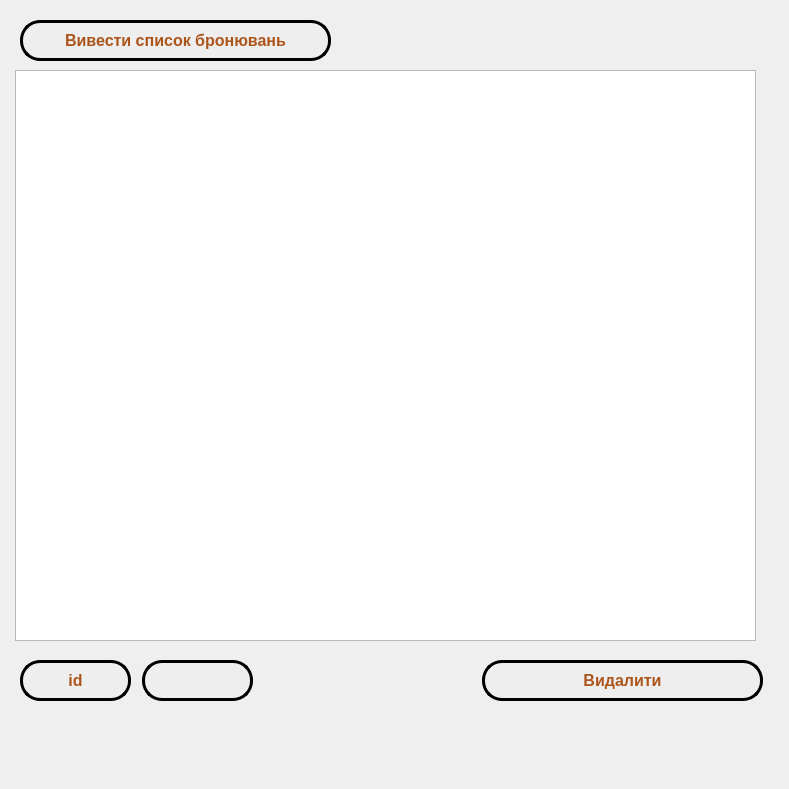
   <widget class="QWidget" name="tab_4">
    <attribute name="title">
     <string>Список бронюваннь</string>
    </attribute>
    <widget class="QLabel" name="label_7">
     <property name="geometry">
      <rect>
       <x>0</x>
       <y>0</y>
       <width>780</width>
       <height>780</height>
      </rect>
     </property>
     <property name="text">
      <string/>
     </property>
     <property name="pixmap">
      <pixmap>../../OneDrive/Files/programmer/python/Cursach/img/admin.jpg</pixmap>
     </property>
     <property name="scaledContents">
      <bool>true</bool>
     </property>
    </widget>
    <widget class="QLabel" name="label_20">
     <property name="geometry">
      <rect>
       <x>20</x>
       <y>660</y>
       <width>111</width>
       <height>41</height>
      </rect>
     </property>
     <property name="font">
      <font>
       <pointsize>12</pointsize>
       <weight>75</weight>
       <bold>true</bold>
      </font>
     </property>
     <property name="styleSheet">
      <string notr="true">color: rgb(172, 85, 27) ;
border: 3px solid bleak;
border-radius: 20px;
background-color: rgb(238, 238, 238);</string>
     </property>
     <property name="text">
      <string>id</string>
     </property>
     <property name="alignment">
      <set>Qt::AlignCenter</set>
     </property>
    </widget>
    <widget class="QTableWidget" name="table_res">
     <property name="geometry">
      <rect>
       <x>15</x>
       <y>70</y>
       <width>741</width>
       <height>571</height>
      </rect>
     </property>
     <property name="styleSheet">
      <string notr="true">QTableWidget {color: rgb(172, 85, 27);font-size: 24px;} QTableWidget::item {font-weight: bold;}</string>
     </property>
    </widget>
    <widget class="QPushButton" name="tab_4_show_table_res_butt">
     <property name="geometry">
      <rect>
       <x>20</x>
       <y>20</y>
       <width>311</width>
       <height>41</height>
      </rect>
     </property>
     <property name="font">
      <font>
       <pointsize>12</pointsize>
       <weight>75</weight>
       <bold>true</bold>
      </font>
     </property>
     <property name="styleSheet">
      <string notr="true">QPushButton {
    color: rgb(172, 85, 27);
    border: 3px solid bleak;
    border-radius: 20px;
    background-color: rgb(238, 238, 238);
    text-align: center; /* Выравнивание текста по центру по вертикали */
    padding: 0; /* Удаление внутренних отступов */
}

QPushButton:hover {
    background-color: white;
}
</string>
     </property>
     <property name="text">
      <string>Вивести список бронювань</string>
     </property>
    </widget>
    <widget class="QLineEdit" name="tab_4_id_res">
     <property name="geometry">
      <rect>
       <x>142</x>
       <y>660</y>
       <width>111</width>
       <height>41</height>
      </rect>
     </property>
     <property name="font">
      <font>
       <pointsize>12</pointsize>
       <weight>75</weight>
       <bold>true</bold>
      </font>
     </property>
     <property name="styleSheet">
      <string notr="true">color: rgb(172, 85, 27) ;
border: 3px solid bleak;
border-radius: 20px;
background-color: rgb(238, 238, 238);
</string>
     </property>
     <property name="alignment">
      <set>Qt::AlignCenter</set>
     </property>
    </widget>
    <widget class="QPushButton" name="tab_4_delete_res_butt">
     <property name="enabled">
      <bool>false</bool>
     </property>
     <property name="geometry">
      <rect>
       <x>482</x>
       <y>660</y>
       <width>281</width>
       <height>41</height>
      </rect>
     </property>
     <property name="font">
      <font>
       <pointsize>12</pointsize>
       <weight>75</weight>
       <bold>true</bold>
      </font>
     </property>
     <property name="styleSheet">
      <string notr="true">QPushButton {
    color: rgb(172, 85, 27);
    border: 3px solid bleak;
    border-radius: 20px;
    background-color: rgb(238, 238, 238);
    text-align: center; /* Выравнивание текста по центру по вертикали */
    padding: 0; /* Удаление внутренних отступов */
}

QPushButton:hover {
    background-color: white;
}
</string>
     </property>
     <property name="text">
      <string>Видалити</string>
     </property>
    </widget>
   </widget>
